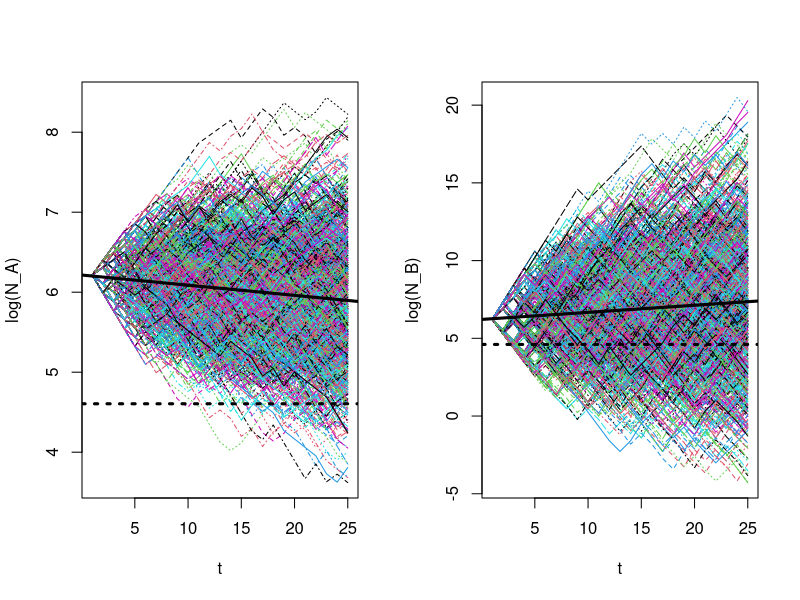

This chart was generated by the following R code:
R_A = c(1.1, 0.9, 1.2, 0.8)
R_B = c(2.0, 0.4, 3.0, 0.5)

r_A = mean(log(R_A))
r_B = mean(log(R_B))

sig_A = mean((log(R_A) - r_A)^2)
sig_B = mean((log(R_B) - r_B)^2)

# Set number of time steps
Tmax = 25
# Set number of replications
reps = 1000
# Set initial condition
N0 = 500
# Initialize a matrix of instances (columns)
N_A = matrix(N0, nrow=Tmax, ncol=reps)
N_B = matrix(N0, nrow=Tmax, ncol=reps)

# Run all simulations at once
for(t in 2:Tmax) {
  N_A[t,]=N_A[t-1,]*sample(x=R_A, size=reps, replace = TRUE)
  N_B[t,]=N_B[t-1,]*sample(x=R_B, size=reps, replace = TRUE)
}

under100A = 0
under100B = 0
for(r in 1:reps){
  if (N_A[Tmax,r] <= 100){
    under100A = under100A + 1
  }
  if (N_B[Tmax,r] <= 100){
    under100B = under100B + 1
  }
}

#attach(mtcars)
par(mfrow=c(1,2))

# Plot the results and the mean trend line
matplot(log(N_A),type="l",xlab="t")
abline(a = log(N0), b = mean(log(R_A)),lwd=3)
abline(a = log(100), b = 0,lty="dotted",lwd=3)

matplot(log(N_B),type="l",xlab="t")
abline(a = log(N0), b = mean(log(R_B)),lwd=3)
abline(a = log(100), b = 0,lty="dotted",lwd=3)

A_ext = sum(N_A[Tmax,] > 2)/reps
B_ext = sum(N_B[Tmax,] > 2)/reps

threshold=100
M = r_A
V = sig_A
rho=0.5
Vplus=V*(1+2*rho/(1-rho))
z=(log(threshold/N0)-M*25)/(sqrt(25*Vplus))
pnorm(z)
